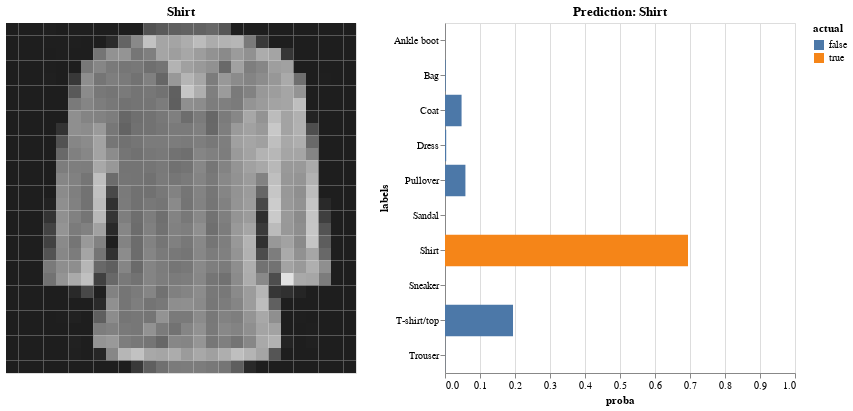

Notebook source saved alongside this figure:
### Code cell
vis.imshow(x_test[i], labels[y_test[i]]) | vis.predict(proba[i], y_test[i], labels)

### Figure 1 — Vega-Lite specification as saved in the notebook (floating-point values rounded to 4 significant figures; data arrays with more than 128 entries replaced by an {"elided": "..."} marker saying what was removed)
{"$schema": "https://vega.github.io/schema/vega-lite/v2.4.3.json", "config": {"view": {"height": 300, "width": 400}}, "hconcat": [{"data": {"values": {"elided": "784 records"}}, "encoding": {"color": {"field": "value", "legend": null, "scale": {"scheme": "greys"}, "sort": "descending", "type": "quantitative"}, "tooltip": [{"field": "value", "type": "quantitative"}], "x": {"axis": null, "field": "w", "type": "nominal"}, "y": {"axis": null, "field": "h", "type": "nominal"}}, "height": 350, "mark": "rect", "title": "Shirt", "width": 350}, {"data": {"values": [{"actual": false, "labels": "T-shirt/top", "proba": 0.1943}, {"actual": false, "labels": "Trouser", "proba": 0.0003356}, {"actual": false, "labels": "Pullover", "proba": 0.05834}, {"actual": false, "labels": "Dress", "proba": 0.003452}, {"actual": false, "labels": "Coat", "proba": 0.04734}, {"actual": false, "labels": "Sandal", "proba": 7.98e-07}, {"actual": true, "labels": "Shirt", "proba": 0.6943}, {"actual": false, "labels": "Sneaker", "proba": 8.377e-07}, {"actual": false, "labels": "Bag", "proba": 0.001901}, {"actual": false, "labels": "Ankle boot", "proba": 1.26e-05}]}, "encoding": {"color": {"field": "actual", "type": "nominal"}, "tooltip": [{"field": "proba", "type": "quantitative"}], "x": {"field": "proba", "scale": {"domain": [0, 1]}, "type": "quantitative"}, "y": {"field": "labels", "type": "nominal"}}, "height": 350, "mark": "bar", "title": "Prediction: Shirt", "width": 350}]}
